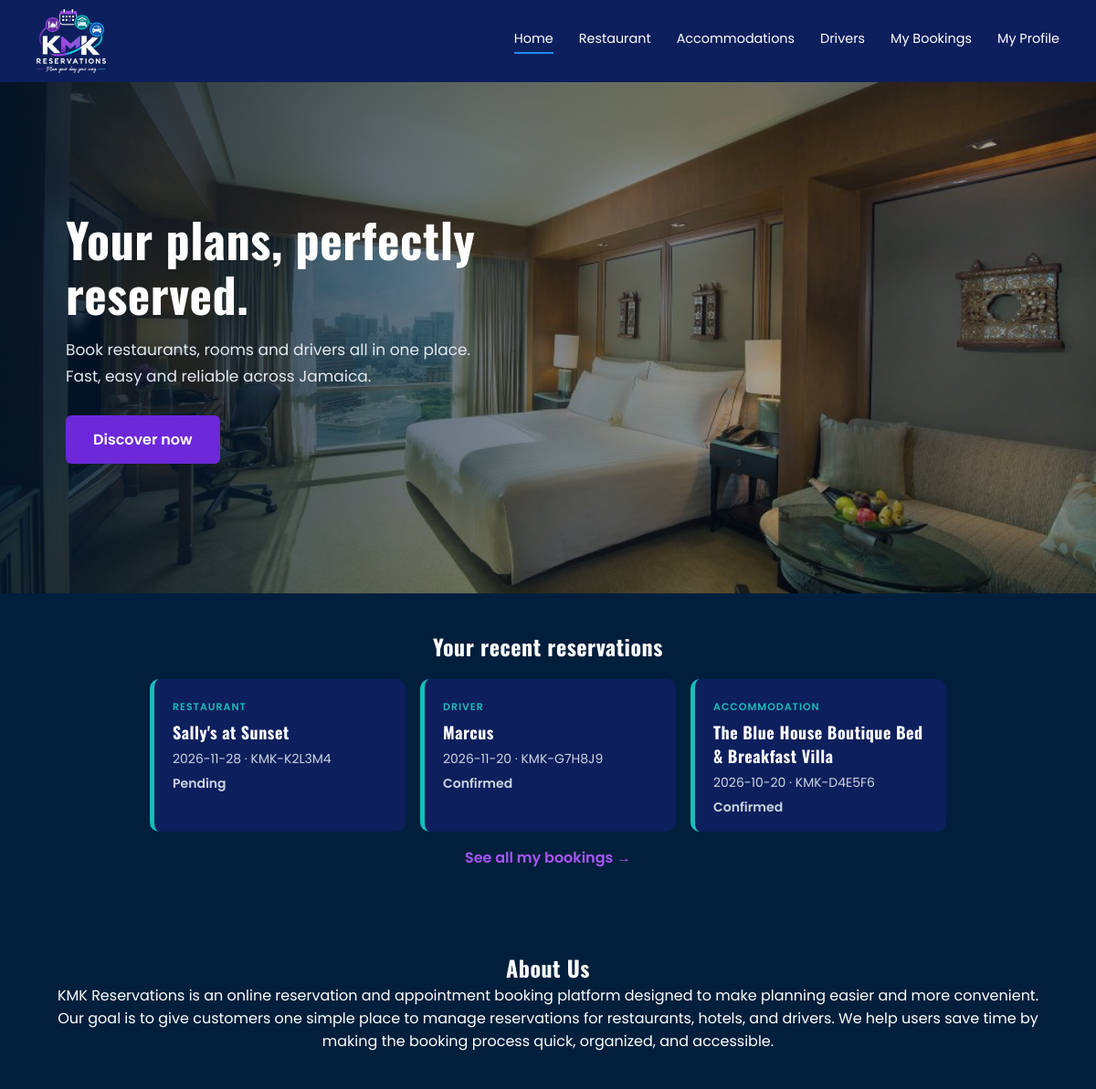
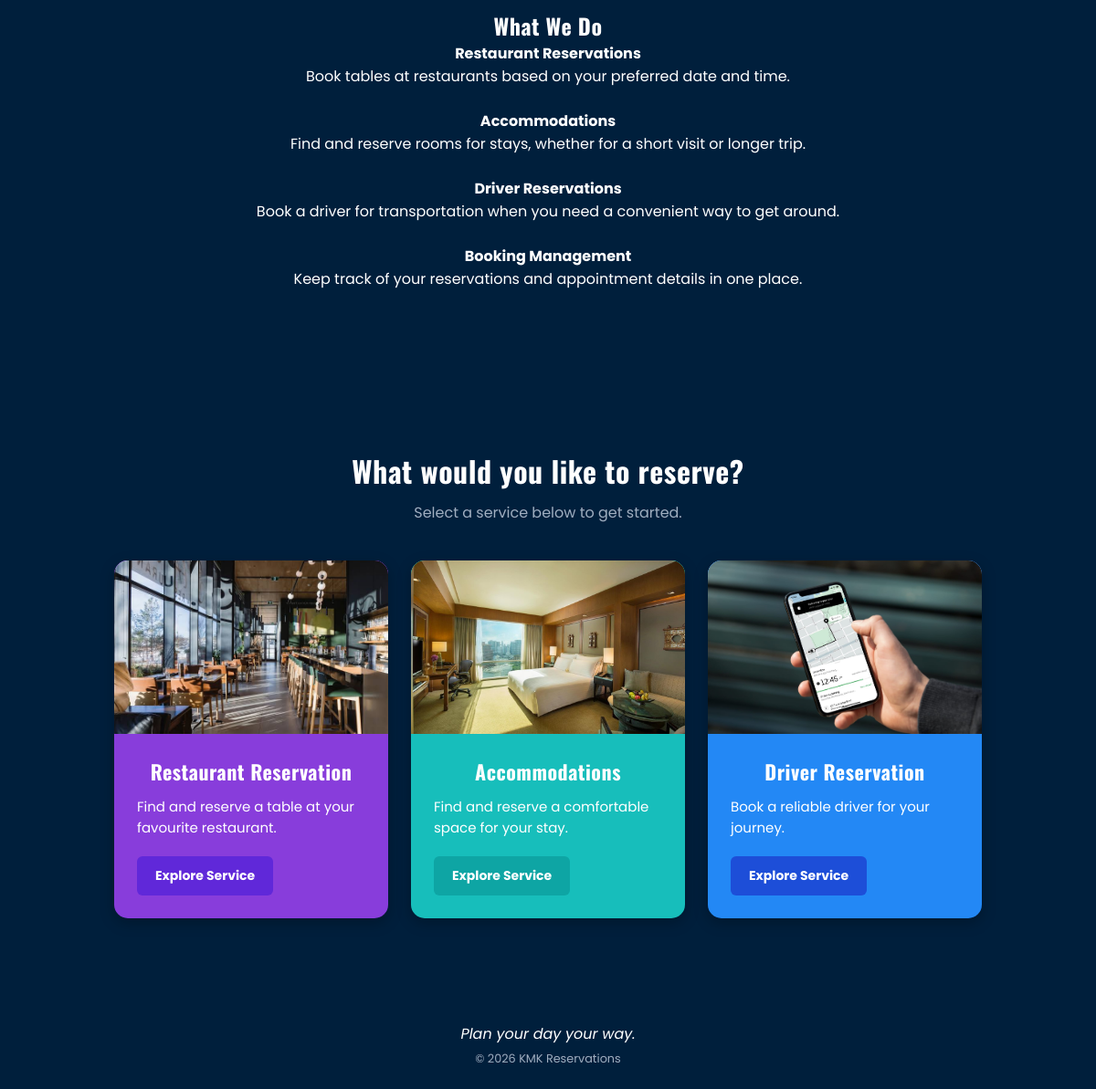
The page /Home/KMKReservations_Home.php (signed in) on the database its author committed (2 pictures, top to bottom).
### tables this page shows
CREATE TABLE bookings (
    booking_id    INT AUTO_INCREMENT PRIMARY KEY,
    reference     VARCHAR(12) NOT NULL UNIQUE,
    user_id       INT NOT NULL,
    service_id    INT NOT NULL,
    booking_date  DATE NOT NULL,                 
    booking_time  TIME NULL,                     
    end_date      DATE NULL,                     
    end_time      TIME NULL,                     
    adults        INT NOT NULL DEFAULT 1,
    children      INT NOT NULL DEFAULT 0,
    rooms         INT NULL,                      
    from_place    VARCHAR(100) NULL,             
    to_place      VARCHAR(100) NULL,             
    trip_type     ENUM('single', 'return') NULL, 
    status        ENUM('Pending', 'Confirmed', 'Cancelled') NOT NULL DEFAULT 'Pending',
    created_at    DATETIME NOT NULL DEFAULT CURRENT_TIMESTAMP,    

    FOREIGN KEY (user_id)    REFERENCES users(user_id),
    FOREIGN KEY (service_id) REFERENCES services(service_id)
);

CREATE TABLE services (
    service_id    INT AUTO_INCREMENT PRIMARY KEY,
    service_type  ENUM('restaurant', 'room', 'driver') NOT NULL,
    name          VARCHAR(150) NOT NULL,
    location      VARCHAR(150) NOT NULL,
    UNIQUE (service_type, name)
);

### Shared/KMKReservations_Functions.php (called while the page is built, shortened)
<?php
    function runQuery($conn, $sql, $types = "", $values = []) {
        $stmt = mysqli_prepare($conn, $sql);
        if ($types !== "") {
            mysqli_stmt_bind_param($stmt, $types, ...$values);
        }
        if (!mysqli_stmt_execute($stmt)) {
            error_log("Query failed: " . mysqli_stmt_error($stmt));
            return false;
        }
        return $stmt;
    }
    function getAllRows($conn, $sql, $types = "", $values = []) {
        $stmt = runQuery($conn, $sql, $types, $values);
        return mysqli_fetch_all(mysqli_stmt_get_result($stmt), MYSQLI_ASSOC);
    }
    function serviceName($type) {
        $names = ['restaurant' => 'Restaurant', 'room' => 'Accommodation', 'driver' => 'Driver'];
        return $names[$type] ?? $type;
    }
?>

### Home/KMKReservations_Home.php (the view, shortened to what this page needs)
<?php
    $isLoggedIn = isset($_SESSION['user_id']);
    $recentBookings = [];
    if ($isLoggedIn) {
        require_once '../Database/DB.php';
        require_once '../Shared/KMKReservations_Functions.php';
        $recentBookings = getAllRows($conn,
            "SELECT b.*, s.service_type, s.name AS service_name
             FROM bookings b
             JOIN services s ON b.service_id = s.service_id
             WHERE b.user_id = ?
             ORDER BY b.created_at DESC
             LIMIT 3",
            "i", [$_SESSION['user_id']]);
    }
?>
<!DOCTYPE html>
<html lang="en">
    <head>
        <link rel = "stylesheet" href = "../Home/KMKReservations_Home.css">
    </head>
        <body>
            <header class="site-nav">
                <a href="../Home/KMKReservations_Home.php" class="nav-brand">
                    <img src="../KMKReservations_Logo.png" alt="KMK Reservations logo">
                </a>
                <nav class="nav-links">
                    <a class="active" href="../Home/KMKReservations_Home.php">Home</a>
                    <a href="../Restaurants/KMKReservations_Restaurants.php">Restaurant</a>
                    <a href="../Accomodations/KMKReservations_Accomodations.php">Accommodations</a>
                    <a href="../Drivers/KMKReservations_Drivers.php">Drivers</a>
                    <a href="../MyBookings/KMKReservations_MyBookings.php">My Bookings</a>
                    <a href="../MyProfile/KMKReservations_MyProfile.php">My Profile</a>
                </nav>
            </header>
            <main class="home-hero">
                <section class="home-banner">
                    <div class="banner-text">
                        <h1>Your plans, perfectly reserved.</h1>
                        <p>Book restaurants, rooms and drivers all in one place.</p>
                        <p>Fast, easy and reliable across Jamaica.</p>
                        <a href="#services" class="banner-btn">Discover now</a>
                    </div>
                </section>
                <?php if ($isLoggedIn): ?>
                <section class="recent-bookings">
                    <h2>Your recent reservations</h2>
                    <?php if (count($recentBookings) == 0): ?>
                        <p class="recent-empty">You have no reservations yet. Choose a service below to get started.</p>
                    <?php else: ?>
                        <div class="recent-list">
                            <?php foreach ($recentBookings as $booking): ?>
                                <div class="recent-card">
                                    <span class="recent-type"><?= serviceName($booking['service_type']) ?></span>
                                    <h3><?= htmlspecialchars($booking['service_name']) ?></h3>
                                    <p><?= htmlspecialchars($booking['booking_date']) ?> &middot; <?= htmlspecialchars($booking['reference']) ?></p>
                                    <p class="recent-status"><?= htmlspecialchars($booking['status']) ?></p>
                                </div>
                            <?php endforeach; ?>
                        </div>
                        <a href="../MyBookings/KMKReservations_MyBookings.php" class="recent-link">See all my bookings &rarr;</a>
                    <?php endif; ?>
                </section>
                <?php endif; ?>
                    <section>
                        <div class = "info">
                            <section>
                                <h2> About Us </h2>
                                <p>
                                    KMK Reservations is an online reservation and appointment booking platform designed to make planning easier and more convenient.
                                    Our goal is to give customers one simple place to manage reservations for restaurants, hotels, and drivers.
                                    We help users save time by making the booking process quick, organized, and accessible.
                                </p>
                            </section>
                            <section>
                                    <br><br>
                                    <h2>What We Do </h2>
                                    <ul>
                                        <li>
                                            <strong> Restaurant Reservations </strong>
                                            <span> Book tables at restaurants based on your preferred date and time. </span>
                                        </li>
                                        <li>
                                            <strong> Accommodations </strong>
                                            <span> Find and reserve rooms for stays, whether for a short visit or longer trip. </span>
                                        </li>
                                        <li>
                                            <strong> Driver Reservations </strong>
                                            <span> Book a driver for transportation when you need a convenient way to get around. </span>
                                        </li>
                                        <li>
                                            <strong> Booking Management </strong>
                                            <span> Keep track of your reservations and appointment details in one place. </span>
                                        </li>
                                    </ul>
                            </section>
                        </div>
                    </section>
                    <section class="services-section" id="services">
                    <div class="services-heading">
                        <h1>What would you like to reserve?</h1>
                        <p>Select a service below to get started.</p>
                    </div>
                    <div class="services-container">
                        <div class="service-card restaurant-card">
                            <div class="service-image">
                                <img src="../Restaurants/RestaurantReservation.jpg" alt="Restaurant reservation">
                            </div>
                            <div class="service-content">
                                <h2>Restaurant Reservation</h2>
                                <p>
                                    Find and reserve a table at your favourite restaurant.
                                </p>
                                <a href="../Restaurants/KMKReservations_Restaurants.php" class="explore-btn">
                                    Explore Service
                                </a>
                            </div>
                        </div>
                        <div class="service-card room-card">
                            <div class="service-image">
                                <img src="../Accomodations/Accomodation.jpg" alt="Accommodation">
                            </div>
                            <div class="service-content">
                                <h2> Accommodations </h2>
                                <p>
                                    Find and reserve a comfortable space for your stay.
                                </p>
                                <a href="../Accomodations/KMKReservations_Accomodations.php" class="explore-btn">
                                    Explore Service
                                </a>
                            </div>
                        </div>
                        <div class="service-card driver-card">
                            <div class="service-image">
                                <img src="../Drivers/DriverReservation.jpeg" alt="Driver reservation">
                            </div>
                            <div class="service-content">
                                <h2>Driver Reservation</h2>
                                <p>
                                    Book a reliable driver for your journey.
                                </p>
                                <a href="../Drivers/KMKReservations_Drivers.php" class="explore-btn">
                                    Explore Service
                                </a>
                            </div>
                        </div>
                    </div>
                    </section>
            </main>
            <footer class="site-footer">
                <p>Plan your day your way.</p>
                <p class="footer-small">&copy; 2026 KMK Reservations</p>
            </footer>
    </body>
</html>

### Home/KMKReservations_Home.css (style rules this page uses)
* { margin: 0; padding: 0; box-sizing: border-box; }
body { font-family: "Poppins", Arial, sans-serif; background-color: #001F3C; color: #FFFFFF; }
.site-nav { background: #0D1F5C; display: flex; align-items: center; justify-content: space-between; padding: 10px 40px; position: sticky; top: 0; z-index: 1000; }
.nav-brand img { height: 70px; display: block; }
.nav-links { display: flex; align-items: center; gap: 28px; }
.nav-links a { color: #FFFFFF; text-decoration: none; font-size: 0.9rem; padding-bottom: 4px; border-bottom: 2px solid transparent; }
.nav-links a.active { border-bottom-color: #2388F5; }
h1, h2, h3 { font-family: "Oswald", Arial, sans-serif; letter-spacing: 0.5px; }
h1, h2, h3 { color: #FFFFFF; text-align: center; }
.info { width: 95%; max-width: 1400px; margin: 30px auto; padding: 60px 20px; text-align: center; margin-bottom: 40px; color: #FFFFFF; font-size: 16px; margin-bottom: 10px; }
.services-section { width: 95%; max-width: 1400px; margin: 30px auto; padding: 60px 20px; }
.services-heading { text-align: center; margin-bottom: 40px; }
.services-heading h1 { color: #FFFFFF; font-size: 32px; margin-bottom: 10px; }
.services-heading p { color: #A0AEC0; font-size: 16px; }
.services-container { display: flex; justify-content: center; gap: 25px; flex-wrap: wrap; }
.service-card { width: 300px; border-radius: 15px; overflow: hidden; color: #FFFFFF; box-shadow: 0 5px 15px rgba(0, 0, 0, 0.25); transition: 0.3s ease; }
.restaurant-card { background-color: #883DDB; }
.restaurant-card .service-image { background-color: #A855F7; }
.restaurant-card .explore-btn { background-color: #6028D9; }
.room-card { background-color: #17BEBB; }
.room-card .service-image { background-color: #2DD4BF; }
.room-card .explore-btn { background-color: #0EA5A4; }
.driver-card { background-color: #2388F5; }
.driver-card .service-image { background-color: #60A5FA; }
.driver-card .explore-btn { background-color: #1D4ED8; }
.service-image { width: 100%; height: 190px; overflow: hidden; }
.service-image img { width: 100%; height: 100%; object-fit: cover; display: block; }
.service-content { padding: 25px; }
.service-content h2 { font-size: 22px; margin-bottom: 12px; }
.service-content p { font-size: 15px; line-height: 1.5; margin-bottom: 20px; }
.explore-btn { display: inline-block; color: #FFFFFF; text-decoration: none; padding: 11px 20px; border-radius: 6px; font-size: 14px; font-weight: bold; transition: 0.3s ease; margin: 0 auto; }
.info { text-align: center; }
.info ul { list-style: none; padding: 0; max-width: 700px; margin: 0 auto; }
.info li { margin-bottom: 24px; }
.info li strong,.info li span { display: block; }
:root { --nav-bg: #001F3C; --nav-text: #FFFFFF; --nav-muted: #A0AEC0; }
.site-footer { background: var(--nav-bg); color: var(--nav-text); text-align: center; padding: 24px 20px; font-style: italic; }
.footer-small { color: var(--nav-muted); font-size: 0.8rem; font-style: normal; margin-top: 6px; }
.home-banner { min-height: 70vh; padding: 60px 6%; display: flex; align-items: center; background-image: linear-gradient(90deg, rgba(0, 21, 43, 0.85) 0%, rgba(0, 21, 43, 0.35) 70%), url("../Accomodations/Accomodation.jpg"); background-size: cover; background-position: center; }
.banner-text { max-width: 560px; }
.banner-text h1 { text-align: left; font-size: 52px; line-height: 1.15; margin-bottom: 18px; }
.banner-text p { font-size: 17px; line-height: 1.7; color: #E2E8F0; }
.banner-btn { display: inline-block; margin-top: 28px; padding: 14px 30px; background-color: #6D28D9; color: #FFFFFF; text-decoration: none; font-weight: 600; border-radius: 6px; transition: 0.3s; }
.recent-bookings { width: 95%; max-width: 1100px; margin: 40px auto 0; text-align: center; }
.recent-bookings h2 { margin-bottom: 18px; }
.recent-list { display: flex; justify-content: center; flex-wrap: wrap; gap: 16px; }
.recent-card { background: #0D1F5C; border-left: 5px solid #17BEBB; border-radius: 10px; padding: 16px 20px; width: 280px; text-align: left; }
.recent-card h3 { text-align: left; font-size: 18px; margin: 4px 0 6px; }
.recent-card p { color: #CBD5E1; font-size: 14px; }
.recent-type { font-size: 11px; text-transform: uppercase; letter-spacing: 1px; color: #17BEBB; font-weight: 600; }
.recent-status { margin-top: 6px; font-weight: 600; }
.recent-link { display: inline-block; margin-top: 16px; color: #A855F7; font-weight: 600; text-decoration: none; }

### rows shown on the page
bookings: service.service_type "RESTAURANT", service.name "Sally's at Sunset", booking_date "2026-11-28", reference "KMK-K2L3M4", status "Pending"
bookings: service.service_type "DRIVER", service.name "Marcus", booking_date "2026-11-20", reference "KMK-G7H8J9", status "Confirmed"
bookings: service.service_type "ACCOMMODATION", service.name "The Blue House Boutique Bed & Breakfast Villa", booking_date "2026-10-20", reference "KMK-D4E5F6", status "Confirmed"
